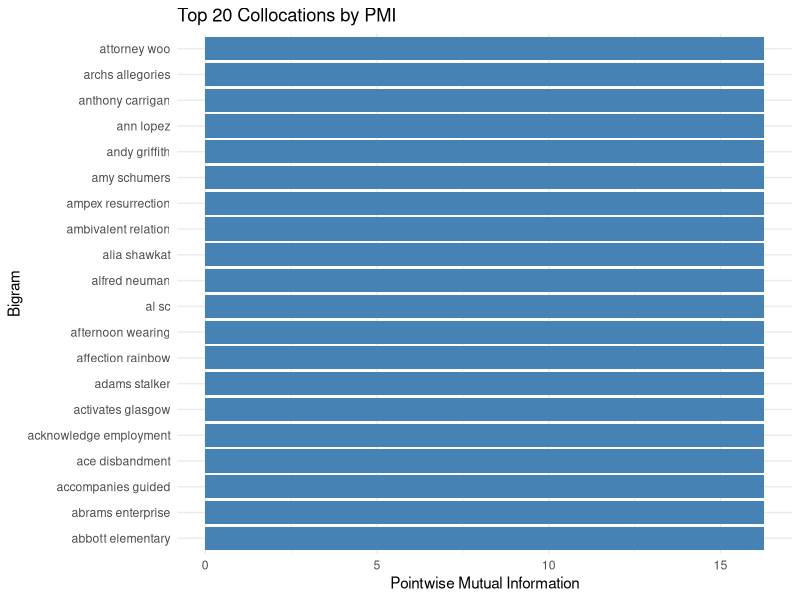

Write R code to recreate this figure.
## ---- chunk 1
#| include: false
# This is just to render the document correctly in the CI/CD pipeline
library(tidyverse)
library(tidytext)

comments <- readr::read_csv("../../data/clean/comments_preprocessed.csv") 
## ---- chunk 2
# Creating bigrams (2-grams) from the comments
ngrams <- comments %>%
  unnest_tokens(ngrams, comments, token = "ngrams", n = 2) #bigrams 

ngrams
## ---- chunk 3
# Creating trigrams (3-grams) from the comments
trigrams <- comments %>%
  unnest_tokens(ngrams, comments, token = "ngrams", n = 3) #trigrams
trigrams
## ---- chunk 4
# Function to predict the next word based on a given word using bigrams
next_word <- function(word, ngrams_df) {
    matches <- ngrams_df %>%
        separate(ngrams, into = c("w1", "w2"), sep = " ", remove = FALSE) %>%
        filter(w1 == word) %>%
        pull(w2)
    freq <- table(matches)
    nw <- max(freq)
    return(names(freq[freq == nw]))
}
## ---- chunk 5
type_any_word = "ben"

next_word(type_any_word, ngrams)
## ---- chunk 6
current_word = "wow"
for (i in 1:5) {
  predicted_word = next_word(current_word, ngrams)
  cat(current_word, "->", predicted_word, "\n")
  current_word = predicted_word
}
## ---- chunk 7
# Function to predict the next word based on a given two-word phrase using trigrams
next_word_trigram <- function(phrase, trigrams_df) {
    words <- unlist(strsplit(phrase, " "))
    if (length(words) != 2) {
        stop("Please provide a two-word phrase.")
    }
    matches <- trigrams_df %>%
        separate(ngrams, into = c("w1", "w2", "w3"), sep = " ", remove = FALSE) %>%
        filter(w1 == words[1], w2 == words[2]) %>%
        pull(w3)
    freq <- table(matches)
    nw <- max(freq)
    return(names(freq[freq == nw]))
}
## ---- chunk 8
type_any_phrase = "best show"
next_word_trigram(type_any_phrase, trigrams)
## ---- chunk 9
library(tidyr)

# Separate bigrams into individual words and count
bigram_counts <- ngrams %>%
  separate(ngrams, into = c("word1", "word2"), sep = " ", remove = FALSE) %>%
  count(word1, word2, sort = TRUE)

head(bigram_counts, 10)
## ---- chunk 10
library(dplyr)

# Calculate individual word frequencies
word_freqs <- comments %>%
  unnest_tokens(word, comments) %>%
  count(word, name = "word_count")

# Total number of words in corpus
total_words <- sum(word_freqs$word_count)

# Total number of bigrams
total_bigrams <- sum(bigram_counts$n)

# Calculate PMI
collocations <- bigram_counts %>%
  left_join(word_freqs, by = c("word1" = "word")) %>%
  rename(word1_count = word_count) %>%
  left_join(word_freqs, by = c("word2" = "word")) %>%
  rename(word2_count = word_count) %>%
  mutate(
    # Probability of bigram
    p_bigram = n / total_bigrams,
    # Probability of each word
    p_word1 = word1_count / total_words,
    p_word2 = word2_count / total_words,
    # PMI calculation
    pmi = log2(p_bigram / (p_word1 * p_word2))
  ) %>%
  arrange(desc(pmi))

head(collocations, 15)
## ---- chunk 11
library(ggplot2)

# Top 20 collocations by PMI
top_collocations <- collocations %>%
  head(20) %>%
  unite(bigram, word1, word2, sep = " ")

ggplot(top_collocations, aes(x = reorder(bigram, pmi), y = pmi)) +
  geom_col(fill = "steelblue") +
  coord_flip() +
  labs(
    title = "Top 20 Collocations by PMI",
    x = "Bigram",
    y = "Pointwise Mutual Information"
  ) +
  theme_minimal()
## ---- chunk 12
# Function to predict next word using collocation strength (PMI)
next_word_collocation <- function(word, collocations_df, min_freq = 2) {
    candidates <- collocations_df %>%
        filter(word1 == word, n >= min_freq, pmi > 0) %>%
        arrange(desc(pmi))
    
    # Return the word with highest PMI, or NA if no matches
    if (nrow(candidates) > 0) {
        return(candidates$word2[1])
    } else {
        return(NA)
    }
}
## ---- chunk 13
# Compare frequency-based vs. collocation-based prediction
test_word <- "mark"

freq_prediction <- next_word(test_word, ngrams)
colloc_prediction <- next_word_collocation(test_word, collocations)

cat("Frequency-based predictor:", test_word, "->", freq_prediction, "\n")
cat("Collocation-based predictor:", test_word, "->", colloc_prediction, "\n")
## ---- chunk 14
# Frequency-based prediction
current_word <- "wow"
for (i in 1:10) {
  predicted_word <- next_word(current_word, ngrams)
  cat(current_word, "->", predicted_word, "\n")
  current_word <- predicted_word
}

current_word <- "wow"
for (i in 1:10) {
  predicted_word <- next_word_collocation(current_word, collocations)
  if (is.na(predicted_word)) {
    cat(current_word, "-> (no strong collocation found)\n")
    break
  }
  cat(current_word, "->", predicted_word, "\n")
  current_word <- predicted_word
}
